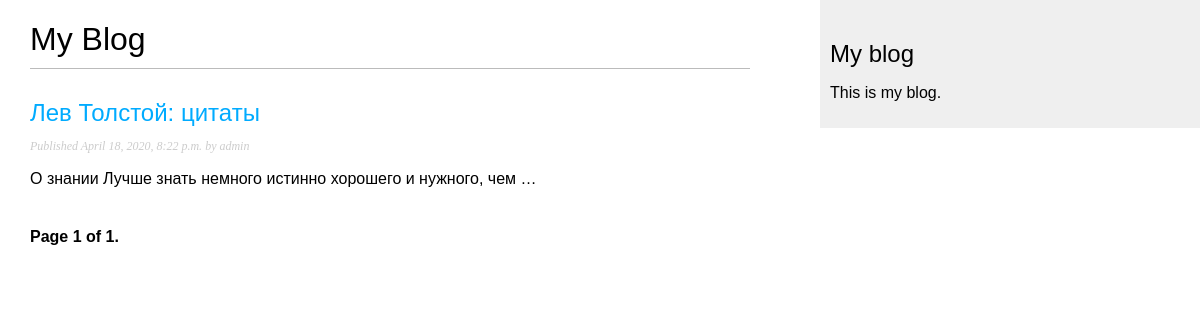
The page /blog/ on the database as committed earlier.
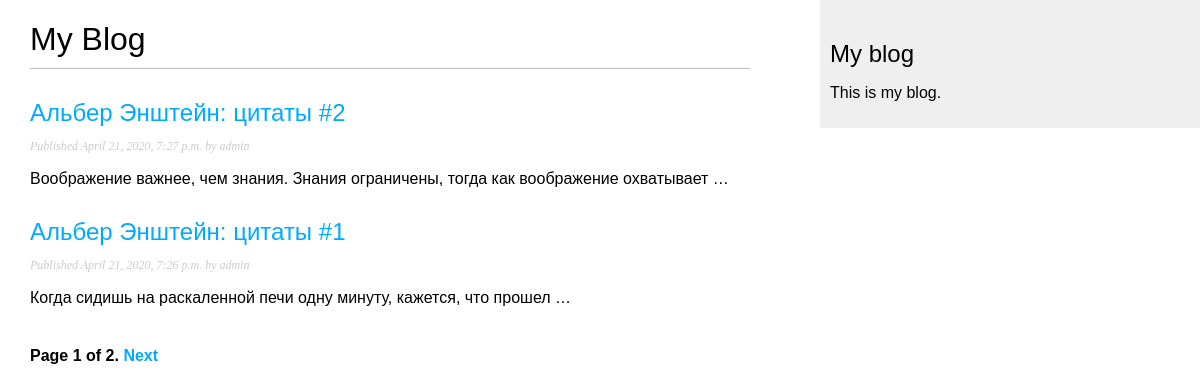
The same page on the database as committed later.
### blog/models.py (models this page shows, shortened)
class Post(models.Model):
    objects = models.Manager()
    STATUS_CHOICES = (
		('draft', 'Draft'),
		('published', 'Published'),
    )
    title = models.CharField(max_length=250)
    slug = models.SlugField(max_length=250, unique_for_date='publish')
    author = models.ForeignKey(
        User,
		on_delete=models.CASCADE,
		related_name='blog_posts'
	)
    body = models.TextField()
    publish = models.DateTimeField(default=timezone.now)
    created = models.DateTimeField(auto_now_add=True)
    updated = models.DateTimeField(auto_now=True)
    status = models.CharField(
		max_length=10,
		choices=STATUS_CHOICES,
		default='draft'
	)
    class Meta:
        ordering = ('-publish',)
    def get_absolute_url(self):
        return reverse(
            'blog:post_detail',
            args=[
                self.publish.year,
                self.publish.month,
                self.publish.day,
                self.slug
                ]
            )

### blog/views.py (the view)
# urls.py: path('', views.post_list, name='post_list'),
def post_list(request):
    object_list = Post.objects.filter(status='published')
    paginator = Paginator(object_list, 2)
    page = request.GET.get('page')
    try:
        posts = paginator.page(page)
    except PageNotAnInteger:
        posts = paginator.page(1)
    except EmptyPage:
        posts = paginator.page(paginator.num_pages)
    return render(request, 'blog/post/list.html', {'page': page, 'posts': posts})

### blog/templates/blog/post/list.html (shortened to what this page needs)
{% extends "blog/base.html" %}
{% block content %}
<h1>My Blog</h1>
    {% for post in posts %}
        <h2><a href="{{ post.get_absolute_url }}">{{ post.title }}</a></h2>
        <p class="date">Published {{ post.publish }} by {{ post.author }}</p>
        {{ post.body|truncatewords:10|linebreaks }}
    {% endfor %}
{% include "pagination.html" with page=posts %}
{% endblock %}

### blog/templates/blog/base.html (shortened to what this page needs)
{% load static %}
<!DOCTYPE html>
<html>
    <head>
        <link href="{% static "css/blog.css" %}" rel="stylesheet">
    </head>
    <body>
        <div id="content">
            {% block content %}{% endblock %}
        </div>
        <div id="sidebar">
            <h2>My blog</h2>
            <p>This is my blog.</p>
        </div>
    </body>
</html>

### blog/templates/pagination.html (shortened to what this page needs)
<div class="pagination">
    <span class="step-links">
        <span class="current">
            Page {{ page.number }} of {{ page.paginator.num_pages }}.
        </span>
        {% if page.has_next %}
            <a href="?page={{ page.next_page_number }}">Next</a>
        {% endif %}
    </span>
</div>

### blog/static/css/blog.css (style rules this page uses)
body { margin:0; padding:0; font-family:helvetica, sans-serif; }
a { color:#00abff; text-decoration:none; }
h1 { font-weight:normal; border-bottom:1px solid #bbb; padding:0 0 10px 0; }
h2 { font-weight:normal; margin:30px 0 0; }
#content { float:left; width:60%; padding:0 0 0 30px; }
#sidebar { float:right; width:30%; padding:10px; background:#efefef; height:100%; }
p.date { color:#ccc; font-family: georgia, serif; font-size: 12px; font-style: italic; }
.pagination { margin:40px 0; font-weight:bold; }

Rows that differ between the two databases and show on the page:
no longer on this page (row unchanged): Post: title "Лeв Толстой: цитаты", publish "April 18, 2020, 8:22 p.m.", author "admin", body "О знании Лучше знать немного истинно хорошего и нужного, чем …"
added Post: title "Альбер Энштейн: цитаты #2", publish "April 21, 2020, 7:27 p.m.", author "admin", body "Воображение важнее, чем знания. Знания ограничены, тогда как воображение охватывает …"
added Post: title "Альбер Энштейн: цитаты #1", publish "April 21, 2020, 7:26 p.m.", author "admin", body "Когда сидишь на раскаленной печи одну минуту, кажется, что прошел …"
Other text that changed with them:
{{ page.paginator.num_pages }}: "1" → "2"
text now shown: "Next"
